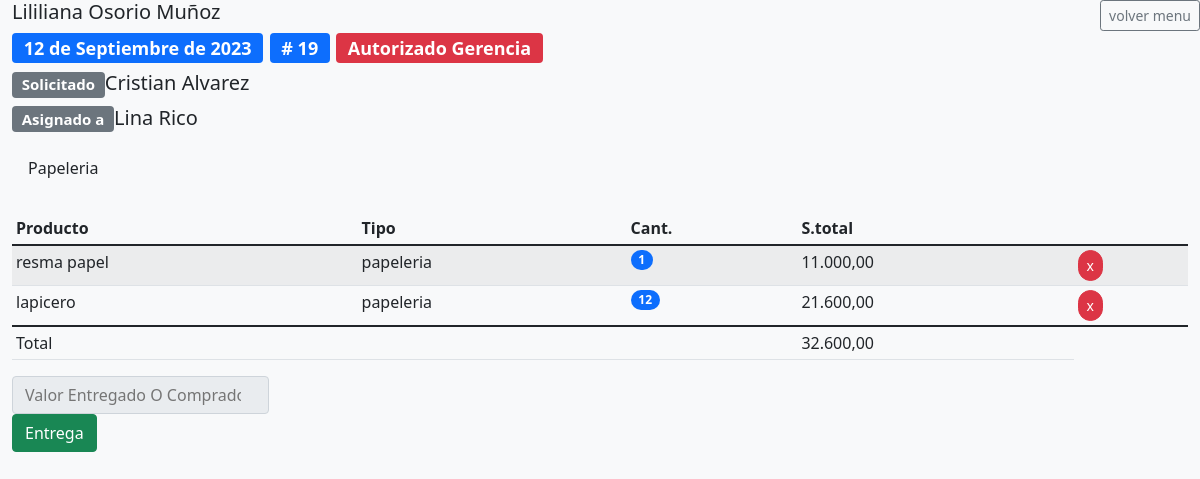
Screenshot of /comprasDetalle/19/ (signed in) with the database file from the repository.
### compras/models.py (models this page shows, shortened)
class CompraCabecera(models.Model):
    asignado_a = models.ForeignKey(User, on_delete=models.PROTECT, related_name='asignado_a')
    fecha_registro = models.DateField(null=True, blank=True, default=get_today)
    fecha_aprobado = models.DateField(null=True, blank=True,)
    fecha_autorizado = models.DateField(null=True, blank=True,)
    fecha_entrega = models.DateField(null=True, blank=True,)
    fecha_cerrado = models.DateField(null=True, blank=True,)
    categoria_id = models.ForeignKey(Categoria, on_delete=models.PROTECT, related_name='categoria_id')
    usuario_registro = models.ForeignKey(User, on_delete=models.PROTECT, related_name='usuario_registro')
    usuario_aprobado = models.ForeignKey(User, null=True, blank=True, on_delete=models.PROTECT, related_name='usuario_aprobado')
    usuario_autorizado = models.ForeignKey(User, null=True, blank=True, on_delete=models.PROTECT, related_name='usuario_autorizado')
    usuario_entrega = models.ForeignKey(User, null=True, blank=True, on_delete=models.PROTECT, related_name='usuario_entrega')
    usuario_rechaza = models.ForeignKey(User, null=True, blank=True, on_delete=models.PROTECT, related_name='usuario_rechaza')
    observaciones = models.CharField(max_length=250, null=True, blank=True)
    estado = models.CharField(max_length=1, choices=ESTADOS_COMPRA, default='0')
    total = models.IntegerField(default=0)
    valor_entregado = models.IntegerField(default=0)
    class Meta:
        permissions = [('puede_aprobar_compra', 'puede_aprobar_compra'),
                       ('puede_entregar_compra', 'puede_entregar_compra'),
                       ('puede_cerrar_compra', 'puede_cerrar_compra'),
                       ('puede_ver_todas_las_compras', 'puede_ver_todas_las_compras'),
                       ('puede_ser_aprobador', 'puede_ser_aprobador'),
                       ('puede_ser_entregador', 'puede_ser_entregador'),]

class CompraDetalle(models.Model):
    compra_cabecera = models.ForeignKey(CompraCabecera, on_delete=models.PROTECT)
    producto = models.CharField(max_length=250, null=True, blank=True )
    tipo_producto = models.ForeignKey(TipoProducto, on_delete=models.PROTECT, null=True, blank=True)
    cantidad = models.IntegerField()
    precio = models.DecimalField(max_digits=10, decimal_places=2)
    subtotal = models.DecimalField(max_digits=10, decimal_places=2)

class TipoProducto(models.Model):
    codigo = models.CharField(max_length=10)
    nombre = models.CharField(max_length=250)

### compras/views.py (the view, shortened to what this page needs)
# urls.py: path('comprasDetalle/<int:id>/',comprasDetalle,name="comprasDetalle"),
@login_required
def comprasDetalle(request, id):
    print(f'llego hasta aqui? {id}')
    pedido = CompraCabecera.objects.filter(id=id)
    tipo_productos = TipoProducto.objects.all()
    detalle = CompraDetalle.objects.filter(compra_cabecera=id)
    total = 0 if len(detalle)== 0 else sum(i.subtotal for i in detalle)
    __totalizar_cabercera(total, id)
    return render(request, 'comprasDetalle.html', {'pedido': pedido, 'detalle': detalle, 'tipo_productos': tipo_productos, 'total': total})

### compras/views.py (called while the page is built)
def __totalizar_cabercera(total, id):
    pedido = CompraCabecera.objects.get(id=id)
    pedido.total = total
    pedido.save()

### compras/templates/comprasDetalle.html (shortened to what this page needs)
{% load static %}
{% load humanize %}
<!DOCTYPE html>
<html lang="es">
<head>
    <link href="https://cdn.jsdelivr.net/npm/bootstrap@5.1.3/dist/css/bootstrap.min.css" rel="stylesheet">
    <link href='https://unpkg.com/boxicons@2.1.2/css/boxicons.min.css' rel='stylesheet'>
    <link href='https://cdnjs.cloudflare.com/ajax/libs/jstree/3.3.12/themes/default/style.min.css' rel='stylesheet' type='text/css'>
    <link rel="stylesheet" href="https://cdnjs.cloudflare.com/ajax/libs/jstree/3.2.1/themes/default/style.min.css" />
    <link rel="stylesheet" href="https://cdn.jsdelivr.net/npm/sweetalert2@11.1.6/dist/sweetalert2.min.css">
</head>
<body class="bg-light text-dark">
    <div class="container-fluid">
        <div class="row">
            <div class="col-xxl-12 col-xl-12 col-lg-12 col-md-12 col-sm-12 col-xs-12 col-12">
                <h5>{{request.user.first_name}} {{request.user.last_name}}
                    <a class="btn btn-sm btn-outline-secondary position-absolute end-0" href="{% url 'compras' %}">volver menu</a></h5>
                {%for p in pedido %}
                <h4><span class="badge bg-primary">{{p.fecha_registro}}  </span> <span class="badge bg-primary"># {{p.id}}   </span> <span class="badge bg-danger">{{p.get_estado_display}}</span></h4>
                <h5><span class="badge bg-secondary">Solicitado   </span>{{p.usuario_registro.first_name}} {{p.usuario_registro.last_name}}</h5>
                <h5><span class="badge bg-secondary">Asignado a  </span>{{p.asignado_a.first_name}} {{p.asignado_a.last_name}}</h5>
                <p class="text-bg-info p-3">{{p.observaciones}}</p>
            </div>
            {% endfor %}
            <div class="col-xxl-12 col-xl-12 col-lg-12 col-md-12 col-sm-12 col-xs-12 col-12">
                <table class="table table-hover table-striped table-sm">
                    <thead>
                        <tr>
                            <th>Producto</th>
                            <th>Tipo</th>
                            <th>Cant.</th>
                            <th>S.total</th>
                            <th></th>
                        </tr>
                    </thead>
                    <tbody>
                        {% for d in detalle %}
                        <tr>
                            <td>{{d.producto}}</td>
                            <td>{{d.tipo_producto.nombre}}</td>
                            <td class="position-relative">
                                <span class="position-absolute badge rounded-pill bg-primary">
                                    {{d.cantidad}}
                                </span>
                            </td>
                            <td>{{d.subtotal | intcomma}}</td>
                            <td><form method="post">
                                <button type="submit" class="btn btn-danger btn-sm rounded-pill" name="bdelete" value="{{d.id}}">x</button>
                            </form></td>
                        </tr>
                        {% endfor %}
                    </tbody>
                    <tfoot>
                        <tr>
                            <td colspan="3">Total</td>
                            <td>{{total | intcomma}}</td>
                        </tr>
                    </tfoot>
                </table>
            </div>
            <div class="col-xxl-12 col-xl-12 col-lg-12 col-md-12 col-sm-12 col-xs-12 col-12">
                <form method="post">
                    {%for p in pedido %}
                    {% if p.estado == '3' %}
                    <input type="number" placeholder="Valor Entregado O Comprado" class="input-group-text" name="ientrega" id="ientrega"  required>
                    <button class="btn btn-success" id="bentrega" name="bentrega" value="bentrega">Entrega</button>
                    {% endif %}
                    {% endfor %}
                </form>
            </div>
        </div>
    </div>
</body>

### rows the page displays
CompraCabecera: fecha_registro "12 de Septiembre de 2023", id "19", estado "Autorizado Gerencia", usuario_registro.first_name "Cristian", usuario_registro.last_name "Alvarez", asignado_a.first_name "Lina", asignado_a.last_name "Rico", observaciones "Papeleria", total "32.600,00"
CompraDetalle: producto "resma papel", tipo_producto.nombre "papeleria", cantidad "1", subtotal "11.000,00", {{ d.id }} 25 (drawn)
CompraDetalle: producto "lapicero", tipo_producto.nombre "papeleria", cantidad "12", subtotal "21.600,00", {{ d.id }} 26 (drawn)

### other values shown
{{ request.user.first_name }} "Lililiana"
{{ request.user.last_name }} "Osorio Muñoz"
